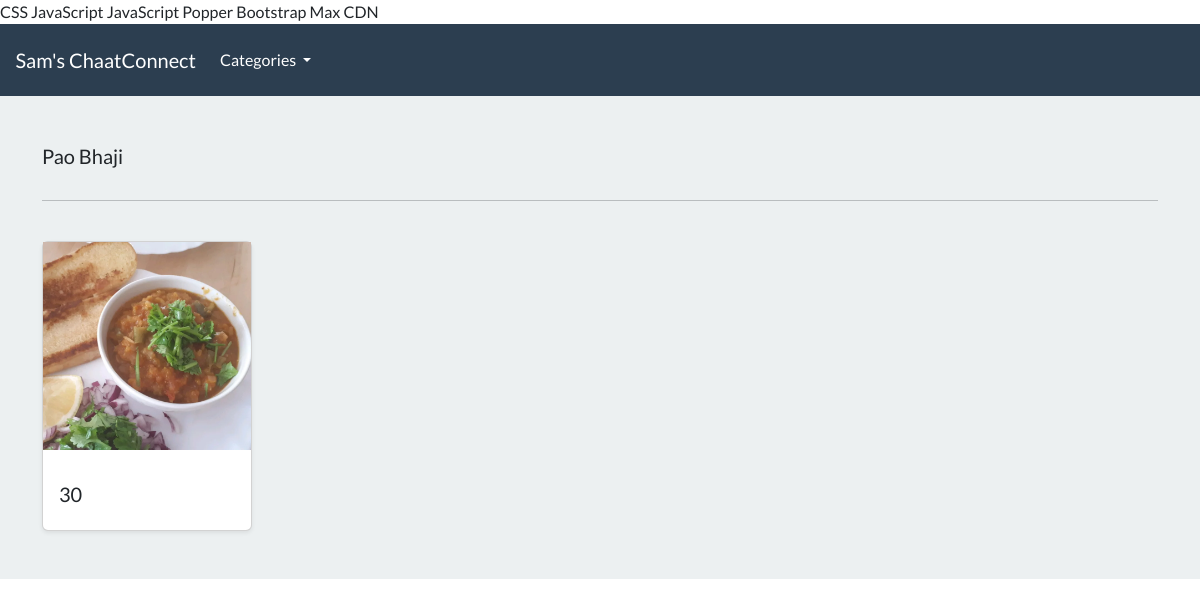
/search/pao-bhaji, run on the app's committed database.
### food/models.py (models this page shows, shortened)
class Category(models.Model):
    name = models.CharField(max_length=250, db_index=True)
    slug = models.SlugField(max_length = 250 , unique=True)
    class Meta:
        verbose_name_plural = 'categories'
    def get_absolute_url(self):
        return reverse('list-category', args=[self.slug])

class Product(models.Model):
    Category = models.ForeignKey(Category, related_name='product', on_delete=models.CASCADE, null=True)
    title = models.CharField(max_length= 250)
    slug = models.SlugField(max_length=250, unique=True)
    ingredients = models.TextField()
    instructions = models.TextField()
    prep_time = models.IntegerField(help_text='Preparation time in minutes')
    image = models.ImageField(upload_to='imagees/')
    class Meta:
        verbose_name_plural = 'Products'
    def get_absolute_url(self):
        return reverse('product-details', args=[self.slug])

### food/views.py (the view)
# urls.py: path('search/<slug:category_slug>', views.list_category, name='list-category'),
def list_category(request, category_slug=None):
    category = get_object_or_404(Category, slug=category_slug)
    products = Product.objects.filter(Category=category)
    return render(request, 'food/list-category.html', {'category': category, 'products': products})

### food/views.py (called while the page is built)
def categories(request):
    all_categories = Category.objects.all()
    return {'all_categories': all_categories}

### food/templates/food/list-category.html (shortened to what this page needs)
{% extends "./base.html" %}
{% load static %}
{% block content %}
<main>
  <div class="album py-5 bg-light">
    <div class="container">
      <div class="pb-3 h5"> {{category.name | capfirst}} </div>
      <hr>
      <br>
      <div class="row row-cols-1 row-cols-sm-2 row-cols-md-5 g-3">
        {% for product in  products %}
        <div class="col">
          <div class="card shadow-sm">
          <img class="img-fluid" alt="Responsive image" src="{{product.image.url}}">
            <div class="card-body">
              <div class="d-flex justify-content-between align-items-center">
                <h5> {{product.prep_time}} </h5>
              </div>
            </div>
          </div>
        </div>
        {% endfor %}
      </div>
    </div>
  </div>
</main>
{% endblock %}

### data on the page
Category: name "Pao Bhaji"
Product: image (picture), prep_time "30"
